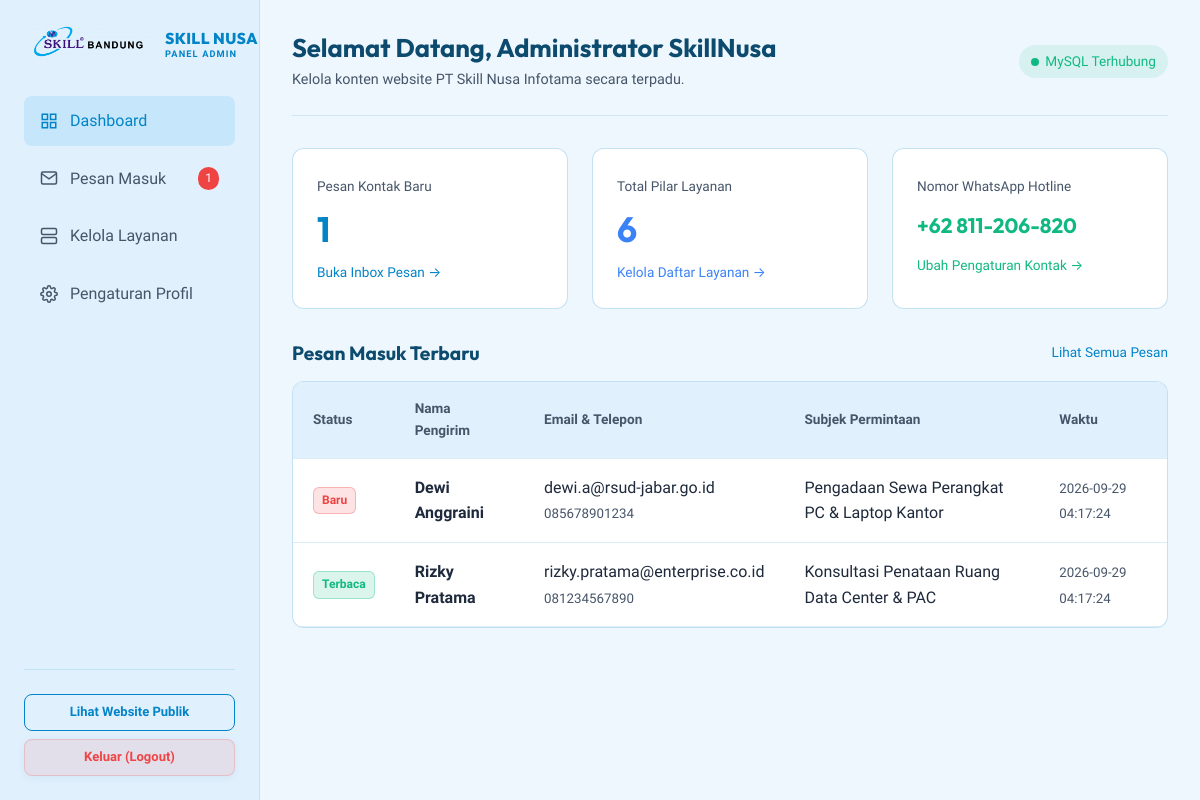
The page /admin/index.php (signed in) on the database its author committed.
### tables this page shows
CREATE TABLE `contact_messages` (
  `id` INT AUTO_INCREMENT PRIMARY KEY,
  `name` VARCHAR(150) NOT NULL,
  `email` VARCHAR(150) NOT NULL,
  `phone` VARCHAR(50) NULL,
  `subject` VARCHAR(255) NOT NULL,
  `message` TEXT NOT NULL,
  `is_read` TINYINT(1) NOT NULL DEFAULT 0,
  `created_at` TIMESTAMP DEFAULT CURRENT_TIMESTAMP
);

### admin/index.php (the view, shortened to what this page needs)
<?php
$db = getDbConnection();
$dbConnected = ($db !== null);
$unreadCount = 0;
$totalServices = 6;
$recentMessages = [];
if ($dbConnected) {
    try {
        $unreadStmt = $db->query("SELECT COUNT(*) FROM contact_messages WHERE is_read = 0");
        $unreadCount = (int)$unreadStmt->fetchColumn();
        $srvStmt = $db->query("SELECT COUNT(*) FROM services");
        $totalServices = (int)$srvStmt->fetchColumn();
        $msgStmt = $db->query("SELECT * FROM contact_messages ORDER BY id DESC LIMIT 5");
        $recentMessages = $msgStmt->fetchAll();
    } catch (Exception $e) {}
}
?>
<!DOCTYPE html>
<html lang="id">
<head>
  <link rel="stylesheet" href="../css/styles.css">
</head>
<body>
<div class="admin-layout">
  <aside class="admin-sidebar">
    <div class="brand">
      <img src="../assets/logo-original.png" alt="SkillNusa Logo" style="max-height: 40px;">
      <div class="brand-text">
        <span class="brand-title">SKILL NUSA</span>
        <span class="brand-sub">PANEL ADMIN</span>
      </div>
    </div>
    <ul class="admin-nav">
      <li>
        <a href="index.php" class="active">
          <svg width="18" height="18" viewBox="0 0 24 24" fill="none" stroke="currentColor" stroke-width="2"><rect x="3" y="3" width="7" height="7"></rect><rect x="14" y="3" width="7" height="7"></rect><rect x="14" y="14" width="7" height="7"></rect><rect x="3" y="14" width="7" height="7"></rect></svg>
          Dashboard
        </a>
      </li>
      <li>
        <a href="messages.php">
          <svg width="18" height="18" viewBox="0 0 24 24" fill="none" stroke="currentColor" stroke-width="2"><path d="M4 4h16c1.1 0 2 .9 2 2v12c0 1.1-.9 2-2 2H4c-1.1 0-2-.9-2-2V6c0-1.1.9-2 2-2z"></path><polyline points="22,6 12,13 2,6"></polyline></svg>
          Pesan Masuk
          <?php if ($unreadCount > 0): ?>
            <span class="stat-badge-unread"><?= $unreadCount ?></span>
          <?php endif; ?>
        </a>
      </li>
      <li>
        <a href="services.php">
          <svg width="18" height="18" viewBox="0 0 24 24" fill="none" stroke="currentColor" stroke-width="2"><rect x="2" y="2" width="20" height="8" rx="2" ry="2"></rect><rect x="2" y="14" width="20" height="8" rx="2" ry="2"></rect><line x1="6" y1="6" x2="6.01" y2="6"></line><line x1="6" y1="18" x2="6.01" y2="18"></line></svg>
          Kelola Layanan
        </a>
      </li>
      <li>
        <a href="settings.php">
          Pengaturan Profil
        </a>
      </li>
    </ul>
    <div style="margin-top: auto; padding-top: 1.5rem; border-top: 1px solid var(--border-subtle);">
      <a href="../index.php" target="_blank" class="btn btn-outline btn-sm btn-block mb-2">Lihat Website Publik</a>
      <a href="logout.php" class="btn btn-secondary btn-sm btn-block" style="background: rgba(239, 68, 68, 0.1); color: #ef4444; border-color: rgba(239, 68, 68, 0.2);">Keluar (Logout)</a>
    </div>
  </aside>
  <main class="admin-main">
    <div class="top-header-admin">
      <div>
        <h1 style="font-size: 1.6rem; margin-bottom: 0.25rem;">Selamat Datang, <?= htmlspecialchars($_SESSION['admin_name'] ?? 'Admin') ?></h1>
        <p style="color: var(--text-muted); font-size: 0.9rem;">Kelola konten website PT Skill Nusa Infotama secara terpadu.</p>
      </div>
      <div>
        <?php if ($dbConnected): ?>
          <span style="display: inline-flex; align-items: center; gap: 6px; font-size: 0.85rem; color: #10b981; background: rgba(16,185,129,0.1); padding: 6px 12px; border-radius: 99px;">
            <span style="width: 8px; height: 8px; border-radius: 50%; background: #10b981;"></span>
            MySQL Terhubung
          </span>
        <?php endif; ?>
      </div>
    </div>
    <div class="overview-grid">
      <div class="overview-card">
        <span style="color: var(--text-muted); font-size: 0.85rem;">Pesan Kontak Baru</span>
        <h2 style="font-size: 2.2rem; color: var(--accent-cyan); margin: 0.5rem 0;"><?= $unreadCount ?></h2>
        <a href="messages.php" style="color: var(--accent-cyan); font-size: 0.85rem;">Buka Inbox Pesan &rarr;</a>
      </div>
      <div class="overview-card">
        <span style="color: var(--text-muted); font-size: 0.85rem;">Total Pilar Layanan</span>
        <h2 style="font-size: 2.2rem; color: #3b82f6; margin: 0.5rem 0;"><?= $totalServices ?></h2>
        <a href="services.php" style="color: #3b82f6; font-size: 0.85rem;">Kelola Daftar Layanan &rarr;</a>
      </div>
      <div class="overview-card">
        <span style="color: var(--text-muted); font-size: 0.85rem;">Nomor WhatsApp Hotline</span>
        <h2 style="font-size: 1.3rem; color: #10b981; margin: 0.85rem 0;">+62 811-206-820</h2>
        <a href="settings.php" style="color: #10b981; font-size: 0.85rem;">Ubah Pengaturan Kontak &rarr;</a>
      </div>
    </div>
    <div style="display: flex; justify-content: space-between; align-items: center; margin-bottom: 1rem;">
      <h3 style="font-size: 1.2rem;">Pesan Masuk Terbaru</h3>
      <a href="messages.php" style="color: var(--accent-cyan); font-size: 0.85rem;">Lihat Semua Pesan</a>
    </div>
    <div class="table-container">
      <table class="data-table">
        <thead>
          <tr>
            <th>Status</th>
            <th>Nama Pengirim</th>
            <th>Email & Telepon</th>
            <th>Subjek Permintaan</th>
            <th>Waktu</th>
          </tr>
        </thead>
        <tbody>
          <?php if (empty($recentMessages)): ?>
            <tr>
              <td colspan="5" style="text-align: center; color: var(--text-muted); padding: 2rem;">Belum ada pesan yang masuk.</td>
            </tr>
          <?php else: ?>
            <?php foreach ($recentMessages as $msg): ?>
              <tr>
                <td>
                  <span class="badge-status <?= $msg['is_read'] ? 'read' : 'unread' ?>">
                    <?= $msg['is_read'] ? 'Terbaca' : 'Baru' ?>
                  </span>
                </td>
                <td><strong><?= htmlspecialchars($msg['name']) ?></strong></td>
                <td>
                  <div><?= htmlspecialchars($msg['email']) ?></div>
                  <small style="color: var(--text-muted);"><?= htmlspecialchars($msg['phone'] ?: '-') ?></small>
                </td>
                <td><?= htmlspecialchars($msg['subject']) ?></td>
                <td><small style="color: var(--text-muted);"><?= htmlspecialchars($msg['created_at']) ?></small></td>
              </tr>
            <?php endforeach; ?>
          <?php endif; ?>
        </tbody>
      </table>
    </div>
  </main>
</div>
</body>
</html>

### css/styles.css (style rules this page uses)
:root { --font-primary: 'Plus Jakarta Sans', -apple-system, BlinkMacSystemFont, 'Segoe UI', Roboto, sans-serif; --font-heading: 'Outfit', -apple-system, BlinkMacSystemFont, sans-serif; --bg-primary: #eef7fe; --bg-secondary: #e0f0fd; --bg-tertiary: #cfe8fc; --bg-card: rgba(255, 255, 255, 0.95); --bg-card-hover: #ffffff; --bg-glass: rgba(238, 247, 254, 0.92); --bg-overlay: rgba(12, 74, 110, 0.65); --border-subtle: rgba(2, 132, 199, 0.14); --border-light: rgba(2, 132, 199, 0.24); --border-active: #0284c7; --border-glow: rgba(14, 165, 233, 0.35); --accent-cyan: #0284c7; --accent-cyan-hover: #0369a1; --accent-cyan-dim: rgba(14, 165, 233, 0.12); --accent-blue: #0284c7; --accent-blue-hover: #0369a1; --accent-indigo: #0ea5e9; --accent-emerald: #10b981; --accent-amber: #f59e0b; --grad-brand: linear-gradient(135deg, #38bdf8 0%, #0284c7 50%, #0369a1 100%); --grad-cyan-blue: linear-gradient(135deg, #0ea5e9 0%, #0284c7 100%); --grad-hero-overlay: linear-gradient(180deg, rgba(224, 242, 254, 0.45) 0%, rgba(238, 247, 254, 0.95) 75%, #eef7fe 100%); --grad-card: linear-gradient(145deg, #ffffff 0%, #f0f8ff 100%); --grad-glow: radial-gradient(circle at 50% 0%, rgba(14, 165, 233, 0.18) 0%, transparent 70%); --text-main: #1e293b; --text-muted: #475569; --text-dim: #64748b; --text-on-accent: #ffffff; --text-heading: #0c4a6e; --shadow-sm: 0 2px 8px rgba(12, 74, 110, 0.06); --shadow-md: 0 8px 24px -4px rgba(12, 74, 110, 0.1); --shadow-lg: 0 16px 40px -8px rgba(12, 74, 110, 0.16); --shadow-cyan: 0 8px 25px rgba(14, 165, 233, 0.22); --shadow-blue: 0 8px 25px rgba(2, 132, 199, 0.25); --nav-height: 70px; --radius-sm: 8px; --radius-md: 14px; --radius-lg: 20px; --radius-xl: 28px; --radius-pill: 9999px; --max-width: 1280px; --transition-fast: 0.2s cubic-bezier(0.4, 0, 0.2, 1); --transition-normal: 0.3s cubic-bezier(0.4, 0, 0.2, 1); --transition-smooth: 0.5s cubic-bezier(0.16, 1, 0.3, 1); }
*, *::before, *::after { margin: 0; padding: 0; box-sizing: border-box; }
html { scroll-behavior: smooth; scroll-padding-top: var(--nav-height); font-size: 16px; }
body { font-family: var(--font-primary); background-color: var(--bg-primary); color: var(--text-main); line-height: 1.6; overflow-x: hidden; transition: background-color var(--transition-normal), color var(--transition-normal); -webkit-font-smoothing: antialiased; }
body::before { content: ''; position: fixed; top: 0; left: 0; width: 100%; height: 100%; background-image: linear-gradient(to right, var(--border-subtle) 1px, transparent 1px), linear-gradient(to bottom, var(--border-subtle) 1px, transparent 1px); background-size: 64px 64px; pointer-events: none; opacity: 0.35; z-index: -2; }
a { color: inherit; text-decoration: none; transition: color var(--transition-fast); }
img, svg { display: block; max-width: 100%; }
h1, h2, h3, h4, h5, h6 { font-family: var(--font-heading); color: var(--text-heading); font-weight: 700; line-height: 1.25; }
.btn { display: inline-flex; align-items: center; justify-content: center; gap: 0.625rem; padding: 0.875rem 1.75rem; border-radius: var(--radius-pill); font-weight: 600; font-size: 0.9375rem; cursor: pointer; transition: all var(--transition-normal); border: none; outline: none; text-align: center; white-space: nowrap; }
.btn-secondary { background: #ffffff; border: 1.5px solid var(--border-light); color: var(--text-heading); box-shadow: var(--shadow-sm); }
.btn-outline { background: transparent; border: 1.5px solid var(--accent-cyan); color: var(--accent-cyan); }
.btn-sm { padding: 0.44rem 0.95rem; font-size: 0.8125rem; border-radius: 8px; }
.brand { display: inline-flex; align-items: center; gap: 0.75rem; text-decoration: none; flex-shrink: 0; white-space: nowrap; }
.brand-text { display: inline-flex; flex-direction: column; justify-content: center; flex-shrink: 0; white-space: nowrap; line-height: 1; }
.brand-title { font-family: var(--font-heading); font-weight: 800; font-size: 0.98rem; letter-spacing: 0.4px; color: #0284c7; line-height: 1.15; display: inline-flex; align-items: center; gap: 0.35rem; white-space: nowrap; margin: 0; padding: 0; }
.brand-sub { font-size: 0.58rem; letter-spacing: 1.1px; color: #0284c7; font-weight: 600; text-transform: uppercase; white-space: nowrap; line-height: 1.1; margin-top: 2px; }
.btn-block { width: 100%; text-align: center; }
.mb-2 { margin-bottom: 0.5rem; }

### rows shown on the page
contact_messages: is_read "Baru", name "Dewi Anggraini", email "dewi.a@rsud-jabar.go.id", phone "085678901234", subject "Pengadaan Sewa Perangkat PC & Laptop Kantor", created_at "2026-09-29 04:17:24"
contact_messages: is_read "Terbaca", name "Rizky Pratama", email "rizky.pratama@enterprise.co.id", phone "081234567890", subject "Konsultasi Penataan Ruang Data Center & PAC", created_at "2026-09-29 04:17:24"

### other values the page prints
$unreadCount "1"
$_SESSION['admin_name'] "Administrator SkillNusa"
$totalServices "6"
